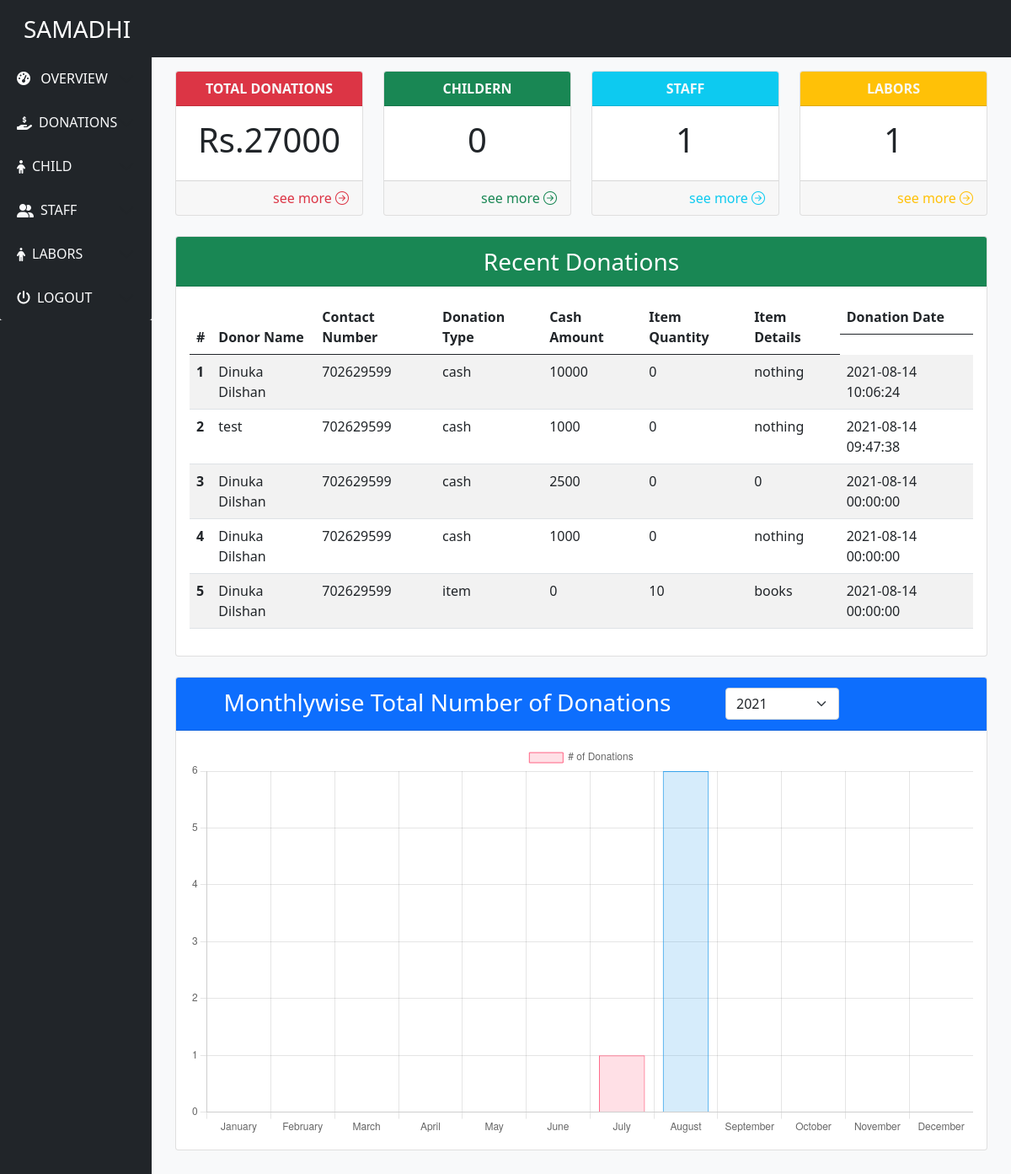
Screenshot of /home.php (signed in) with the database file from the repository.
### tables this page shows
CREATE TABLE `donationcashdetails` (
  `id` int(11) NOT NULL,
  `donarid` int(11) DEFAULT NULL,
  `cashAmount` double NOT NULL,
  `date` datetime DEFAULT NULL,
  `donorName` varchar(20) NOT NULL,
  `type` varchar(10) NOT NULL,
  `contact` int(15) NOT NULL,
  `address` int(100) NOT NULL,
  `quantity` int(11) NOT NULL,
  `itemDetails` varchar(100) NOT NULL
);

### donationCount.php (called while the page is built)
<?php
function getCountOfDonationsByMonth($year){
    $connection = mysqli_connect('localhost','Dinuka','abcd1234','samadhi');
    $donationCounts = array();
    $januarySql = "SELECT COUNT(id) AS january FROM `donationcashdetails` WHERE MONTH(date)=1 AND YEAR(date)='$year'";
    $februarySql = "SELECT COUNT(id) AS february FROM `donationcashdetails` WHERE MONTH(date)=2 AND YEAR(date)='$year'";
    $marchSql = "SELECT COUNT(id) AS march FROM `donationcashdetails` WHERE MONTH(date)=3 AND YEAR(date)='$year'";
    $aprilSql = "SELECT COUNT(id) AS april FROM `donationcashdetails` WHERE MONTH(date)=4 AND YEAR(date)='$year'";
    $maySql = "SELECT COUNT(id) AS may FROM `donationcashdetails` WHERE MONTH(date)=5 AND YEAR(date)='$year'";
    $juneSql = "SELECT COUNT(id) AS june FROM `donationcashdetails` WHERE MONTH(date)=6 AND YEAR(date)='$year'";
    $julySql = "SELECT COUNT(id) AS july FROM `donationcashdetails` WHERE MONTH(date)=7 AND YEAR(date)='$year'";
    $augustSql = "SELECT COUNT(id) AS august FROM `donationcashdetails` WHERE MONTH(date)=8 AND YEAR(date)='$year'";
    $septemberSql = "SELECT COUNT(id) AS september FROM `donationcashdetails` WHERE MONTH(date)=9 AND YEAR(date)='$year'";
    $octoberSql = "SELECT COUNT(id) AS october FROM `donationcashdetails` WHERE MONTH(date)=10 AND YEAR(date)='$year'";
    $novemberSql = "SELECT COUNT(id) AS november FROM `donationcashdetails` WHERE MONTH(date)=11 AND YEAR(date)='$year'";
    $decemberSql = "SELECT COUNT(id) AS december FROM `donationcashdetails` WHERE MONTH(date)=12 AND YEAR(date)='$year'";
    $result = mysqli_query($connection,$januarySql);
    $totalCashArray = mysqli_fetch_assoc($result);
    $donationCounts['january'] = $totalCashArray['january'];
    $result = mysqli_query($connection,$februarySql);
    $totalCashArray = mysqli_fetch_assoc($result);
    $donationCounts['february'] = $totalCashArray['february'];
    $result = mysqli_query($connection,$marchSql);
    $totalCashArray = mysqli_fetch_assoc($result);
    $donationCounts['march'] = $totalCashArray['march'];
    $result = mysqli_query($connection,$aprilSql);
    $totalCashArray = mysqli_fetch_assoc($result);
    $donationCounts['april'] = $totalCashArray['april'];
    $result = mysqli_query($connection,$maySql);
    $totalCashArray = mysqli_fetch_assoc($result);
    $donationCounts['may'] = $totalCashArray['may'];
    $result = mysqli_query($connection,$juneSql);
    $totalCashArray = mysqli_fetch_assoc($result);
    $donationCounts['june'] = $totalCashArray['june'];
    $result = mysqli_query($connection,$julySql);
    $totalCashArray = mysqli_fetch_assoc($result);
    $donationCounts['july'] = $totalCashArray['july'];
    $result = mysqli_query($connection,$augustSql);
    $totalCashArray = mysqli_fetch_assoc($result);
    $donationCounts['august'] = $totalCashArray['august'];
    $result = mysqli_query($connection,$septemberSql);
    $totalCashArray = mysqli_fetch_assoc($result);
    $donationCounts['september'] = $totalCashArray['september'];
    $result = mysqli_query($connection,$octoberSql);
    $totalCashArray = mysqli_fetch_assoc($result);
    $donationCounts['october'] = $totalCashArray['october'];
    $result = mysqli_query($connection,$novemberSql);
    $totalCashArray = mysqli_fetch_assoc($result);
    $donationCounts['november'] = $totalCashArray['november'];
    $result = mysqli_query($connection,$decemberSql);
    $totalCashArray = mysqli_fetch_assoc($result);
    $donationCounts['december'] = $totalCashArray['december'];
    return $donationCounts;
}
?>

### home.php (the view, shortened to what this page needs)
<?php
include("./donationCount.php");
$year=2021;
$donationCount = getCountOfDonationsByMonth($year);
$query = "SELECT SUM(cashAmount) AS totalCash FROM donationcashdetails;";
$result = mysqli_query($connection, $query);
$totalCashArray = mysqli_fetch_assoc($result);
$totalCash = $totalCashArray['totalCash'];
$queryForTotalChildCount = "SELECT COUNT(id) AS childCount FROM childdetails;";
$resultForTotalChildCount = mysqli_query($connection, $queryForTotalChildCount);
$totalChildCountArray = mysqli_fetch_assoc($resultForTotalChildCount);
$totalChild = $totalChildCountArray['childCount'];
$queryForTotalStaffCount = "SELECT COUNT(staffId) AS staffCount FROM staff;";
$resultForTotalStaffCount = mysqli_query($connection, $queryForTotalStaffCount);
$totalStaffCountArray = mysqli_fetch_assoc($resultForTotalStaffCount);
$totalStaff = $totalStaffCountArray['staffCount'];
$queryForTotalLaborCount = "SELECT COUNT(laborId) AS laborCount FROM labor;";
$resultForTotalLaborCount = mysqli_query($connection, $queryForTotalLaborCount);
$totalLaborCountArray = mysqli_fetch_assoc($resultForTotalLaborCount);
$totalLabor = $totalLaborCountArray['laborCount'];
$queryForRecentDonations = "SELECT * FROM `donationcashdetails` ORDER BY date DESC";
$resultForRecentDonations = mysqli_query($connection, $queryForRecentDonations);
$recentDonationsArray = mysqli_fetch_all($resultForRecentDonations, MYSQLI_ASSOC);
?>
<!DOCTYPE html>
<html lang="en">
<head>
  <link href="https://cdn.jsdelivr.net/npm/bootstrap@5.1.0/dist/css/bootstrap.min.css" rel="stylesheet">
  <link rel="stylesheet" href="https://cdn.jsdelivr.net/npm/bootstrap-icons@1.5.0/font/bootstrap-icons.css">
  <link rel="stylesheet" href="styles.css">
</head>
<body>
  <nav class="navbar navbar-expand-lg navbar-dark bg-dark  pb-lg-2">
    <div class="container-fluid">
      <a class="navbar-brand ms-3 fs-3" href="home.php">SAMADHI</a>
    </div>
  </nav>
  <div class="d-flex h-90 w-100 " style="overflow:hidden;">
    <div class=" w-15 bg-dark d-none d-lg-block">
      <div class="accordion accordion-flush " id="accordionFlushExample">
        <div class="accordion-item border-0">
          <h2 class="accordion-header">
            <button onClick="location.href='./home.php'" class="accordion-button collapsed bg-dark text-light" type="button" data-bs-toggle="collapse" aria-expanded="false">
            <a class="text-decoration-none text-white" href="home.php"> <i class="fas fa-tachometer-alt pe-2"></i> OVERVIEW</a>
            </button>
          </h2>
        </div>
        <div class="accordion-item  border-0">
          <h2 class="accordion-header " id="flush-headingOne">
            <button class="accordion-button collapsed bg-dark text-light" type="button" data-bs-toggle="collapse" data-bs-target="#flush-collapseOne" aria-expanded="false" aria-controls="flush-collapseOne">
              <i class="fas fa-hand-holding-usd pe-2"></i>DONATIONS
            </button>
          </h2>
        </div>
        <div class="accordion-item  border-0">
          <h2 class="accordion-header " id="flush-headingTwo">
            <button class="accordion-button collapsed bg-dark text-light" type="button" data-bs-toggle="collapse" data-bs-target="#flush-collapseTwo" aria-expanded="false" aria-controls="flush-collapseTwo">
              <i class="fas fa-child pe-2"></i>CHILD
            </button>
          </h2>
        </div>
        <div class="accordion-item  border-0">
          <h2 class="accordion-header" id="flush-headingThree">
            <button class="accordion-button collapsed bg-dark text-light" type="button" data-bs-toggle="collapse" data-bs-target="#flush-collapseThree" aria-expanded="false" aria-controls="flush-collapseThree">
              <i class="fas fa-user-friends pe-2"></i> STAFF
            </button>
          </h2>
        </div>
        <div class="accordion-item  border-0">
          <h2 class="accordion-header" id="flush-headingFour">
            <button class="accordion-button collapsed bg-dark text-light" type="button" data-bs-toggle="collapse" data-bs-target="#flush-collapseFour" aria-expanded="false" aria-controls="flush-collapseThree">
              <i class="fas fa-male pe-2"></i>LABORS
            </button>
          </h2>
        </div>
        <div class="accordion-item">
          <h2 class="accordion-header">
            <button class="accordion-button collapsed bg-dark text-light" type="button" data-bs-toggle="collapse" aria-expanded="false">
              <a class="text-decoration-none text-white" href="logout.php"><i class="fas fa-power-off pe-2"></i>LOGOUT</a>
            </button>
          </h2>
        </div>
      </div>
    </div>
    <div class=" w-85 bg-light " style="overflow-y: scroll;">
      <div class="container-fluid ">
        <div class="row mt-3 mx-1">
          <div class="col-6 col-md-4 col-lg-3  ">
            <div class="card m-2 m-lg-0">
              <div class="card-header text-center bg-danger fw-bold text-light">
                TOTAL DONATIONS
              </div>
              <div class="card-body">
                <div class="card-title display-6 text-center bg-text-muted">
                  Rs.<?php echo $totalCash ?>
                </div>
              </div>
              <div class="card-footer">
                <div class="card-text d-flex justify-content-end">
                  <a href="viewDonations.php" class="text-decoration-none text-danger"> see more <i class="bi bi-arrow-right-circle"></i></a>
                </div>
              </div>
            </div>
          </div>
          <div class="col-6 col-md-4 col-lg-3  ">
            <div class="card m-2 m-lg-0">
              <div class="card-header text-center bg-success fw-bold text-light">
                CHILDERN
              </div>
              <div class="card-body">
                <div class="card-title display-6 text-center">
                  <?php echo $totalChild ?>
                </div>
              </div>
              <div class="card-footer">
                <div class="card-text d-flex justify-content-end">
                  <a href="viewChild.php" class="text-decoration-none text-success text-success"> see more <i class="bi bi-arrow-right-circle"></i></a>
                </div>
              </div>
            </div>
          </div>
          <div class="col-6 col-md-4 col-lg-3  ">
            <div class="card m-2 m-lg-0">
              <div class="card-header text-center bg-info fw-bold text-light">
                STAFF
              </div>
              <div class="card-body">
                <div class="card-title display-6 text-center">
                  <?php echo $totalStaff ?>
                </div>
              </div>
              <div class="card-footer">
                <div class="card-text d-flex justify-content-end">
                  <a href="viewStaff.php" class="text-decoration-none text-info"> see more <i class="bi bi-arrow-right-circle"></i></a>
                </div>
              </div>
            </div>
          </div>
          <div class="col-6 col-md-4 col-lg-3   ">
            <div class="card m-2 m-lg-0">
              <div class="card-header text-center bg-warning fw-bold text-light">
                LABORS
              </div>
              <div class="card-body">
                <div class="card-title display-6 text-center">
                  <?php echo $totalLabor ?>
                </div>
              </div>
              <div class="card-footer">
                <div class="card-text d-flex justify-content-end">
                  <a href="viewLabor.php" class="text-decoration-none text-warning"> see more <i class="bi bi-arrow-right-circle"></i></a>
                </div>
              </div>
            </div>
          </div>
        </div>
      </div>
      <div class="container-fluid">
        <div class="row  mt-lg-4 mx-1">
          <div class="col-lg-12">
            <div class="card">
              <div class="card-header text-center bg-success text-white fs-3 ">
                Recent Donations
              </div>
              <div class="card-body " style="overflow-x:auto;">
                <table class="table table-striped ">
                  <thead>
                    <tr>
                      <th scope="col">#</th>
                      <th scope="col">Donor Name</th>
                      <th scope="col">Contact Number</th>
                      <th scope="col">Donation Type</th>
                      <th scope="col">Cash Amount</th>
                      <th scope="col">Item Quantity</th>
                      <th scope="col">Item Details</th>
                      <th scope="col" class="d-none d-lg-block">Donation Date</th>
                    </tr>
                  </thead>
                  <tbody>
                    <?php $count = 1 ?>
                    <?php foreach ($recentDonationsArray as $recentDonation) : ?>
                      <tr>
                        <th scope="row"><?php echo $count ?></th>
                        <td><?php echo $recentDonation['donorName'] ?></td>
                        <td><?php echo $recentDonation['contact'] ?></td>
                        <td><?php echo $recentDonation['type'] ?></td>
                        <td><?php echo $recentDonation['cashAmount'] ?></td>
                        <td><?php echo $recentDonation['quantity'] ?></td>
                        <td><?php echo $recentDonation['itemDetails'] ?></td>
                        <td class="d-none d-lg-block"><?php echo $recentDonation['date'] ?></td>
                      </tr>
                      <?php if ($count == 5) : ?>
                        <?php break ?>
                      <?php endif ?>
                      <?php $count++ ?>
                    <?php endforeach ?>
                  </tbody>
                </table>
              </div>
            </div>
          </div>
        </div>
        <div class="row pt-4 mx-1">
          <div class="col-12 mb-5">
            <div class="card">
              <div class="card-header text-center bg-primary text-white fs-3">
                <div class="row">
                  <div class="col-8">
                    Monthlywise Total Number of Donations
                  </div>
                  <div class="col-2">
                  <form action="home.php" method="POST">
                    <select class="form-select mt-1 mb-1" aria-label="Default select example" id="selectedYear" onchange="this.form.submit()" name="year">
                      <option <?php if($year == 2021) echo "selected "?>value="2021">2021</option>
                    </select>
                  </form>
                  </div>
                </div>
              </div>
              <div class="card-body">
                <canvas id="myChart"></canvas>
              </div>
            </div>
          </div>
        </div>
      </div>
    </div>
  </div>
  <script>
    var ctx = document.getElementById('myChart').getContext('2d');
    var myChart = new Chart(ctx, {
      type: 'bar',
      data: {
        labels: ['January', 'February', 'March', 'April', 'May', 'June', 'July', 'August', 'September', 'October', 'November', 'December'],
        datasets: [{
          label: '# of Donations',
          data: [<?php echo $donationCount['january'] ?>, <?php echo $donationCount['february'] ?>, <?php echo $donationCount['march'] ?>, <?php echo $donationCount['april'] ?>, <?php echo $donationCount['may'] ?>, <?php echo $donationCount['june'] ?>, <?php echo $donationCount['july'] ?>, <?php echo $donationCount['august'] ?>, <?php echo $donationCount['september'] ?>, <?php echo $donationCount['october'] ?>, <?php echo $donationCount['november'] ?>, <?php echo $donationCount['december'] ?>],
          backgroundColor: [
            'rgba(255, 99, 132, 0.2)',
            'rgba(54, 162, 235, 0.2)',
            'rgba(255, 206, 86, 0.2)',
            'rgba(75, 192, 192, 0.2)',
            'rgba(153, 102, 255, 0.2)',
            'rgba(255, 159, 64, 0.2)',
            'rgba(255, 99, 132, 0.2)',
            'rgba(54, 162, 235, 0.2)',
            'rgba(255, 206, 86, 0.2)',
            'rgba(75, 192, 192, 0.2)',
            'rgba(153, 102, 255, 0.2)',
            'rgba(255, 159, 64, 0.2)'
          ],
          borderColor: [
            'rgba(255, 99, 132, 1)',
            'rgba(54, 162, 235, 1)',
            'rgba(255, 206, 86, 1)',
            'rgba(75, 192, 192, 1)',
            'rgba(153, 102, 255, 1)',
            'rgba(255, 159, 64, 1)',
            'rgba(255, 99, 132, 1)',
            'rgba(54, 162, 235, 1)',
            'rgba(255, 206, 86, 1)',
            'rgba(75, 192, 192, 1)',
            'rgba(153, 102, 255, 1)',
            'rgba(255, 159, 64, 1)'
          ],
          borderWidth: 1
        }]
      },
      options: {
        scales: {
          y: {
            beginAtZero: true
          }
        }
      }
    });
  </script>
</body>
</html>

### rows the page displays
donationcashdetails: donorName "Dinuka Dilshan", contact "702629599", type "cash", cashAmount "10000", quantity "0", itemDetails "nothing", date "2021-08-14 10:06:24"
donationcashdetails: donorName "test", contact "702629599", type "cash", cashAmount "1000", quantity "0", itemDetails "nothing", date "2021-08-14 09:47:38"
donationcashdetails: donorName "Dinuka Dilshan", contact "702629599", type "cash", cashAmount "2500", quantity "0", itemDetails "0", date "2021-08-14 00:00:00"
donationcashdetails: donorName "Dinuka Dilshan", contact "702629599", type "cash", cashAmount "1000", quantity "0", itemDetails "nothing", date "2021-08-14 00:00:00"
donationcashdetails: donorName "Dinuka Dilshan", contact "702629599", type "item", cashAmount "0", quantity "10", itemDetails "books", date "2021-08-14 00:00:00"

### other values shown
$totalCash "27000"
$totalChild "0"
$totalStaff "1"
$totalLabor "1"
chart data {{ $donationCount['january'] }} 0
chart data {{ $donationCount['february'] }} 0
chart data {{ $donationCount['march'] }} 0
chart data {{ $donationCount['april'] }} 0
